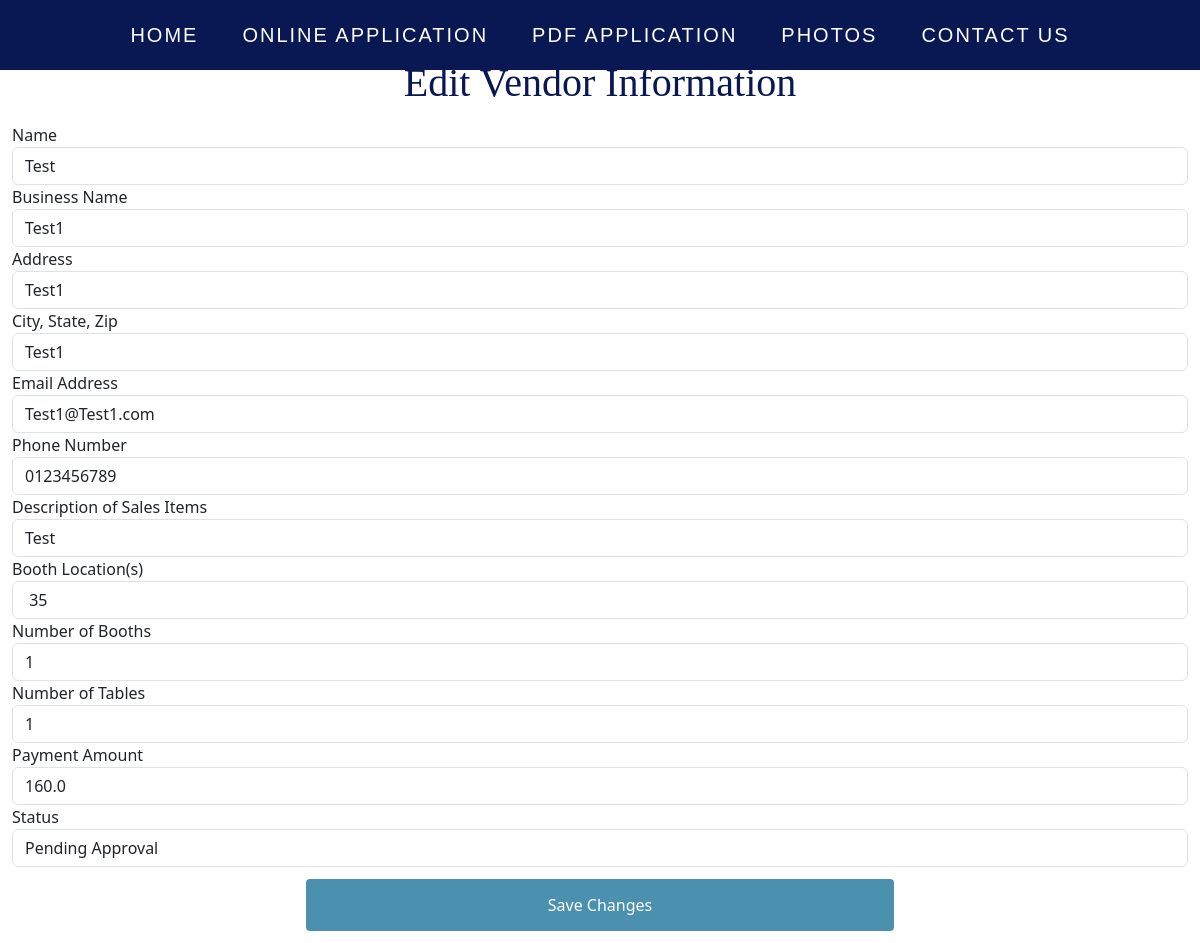
/DBEdit/1, run on an earlier commit of the app's database.
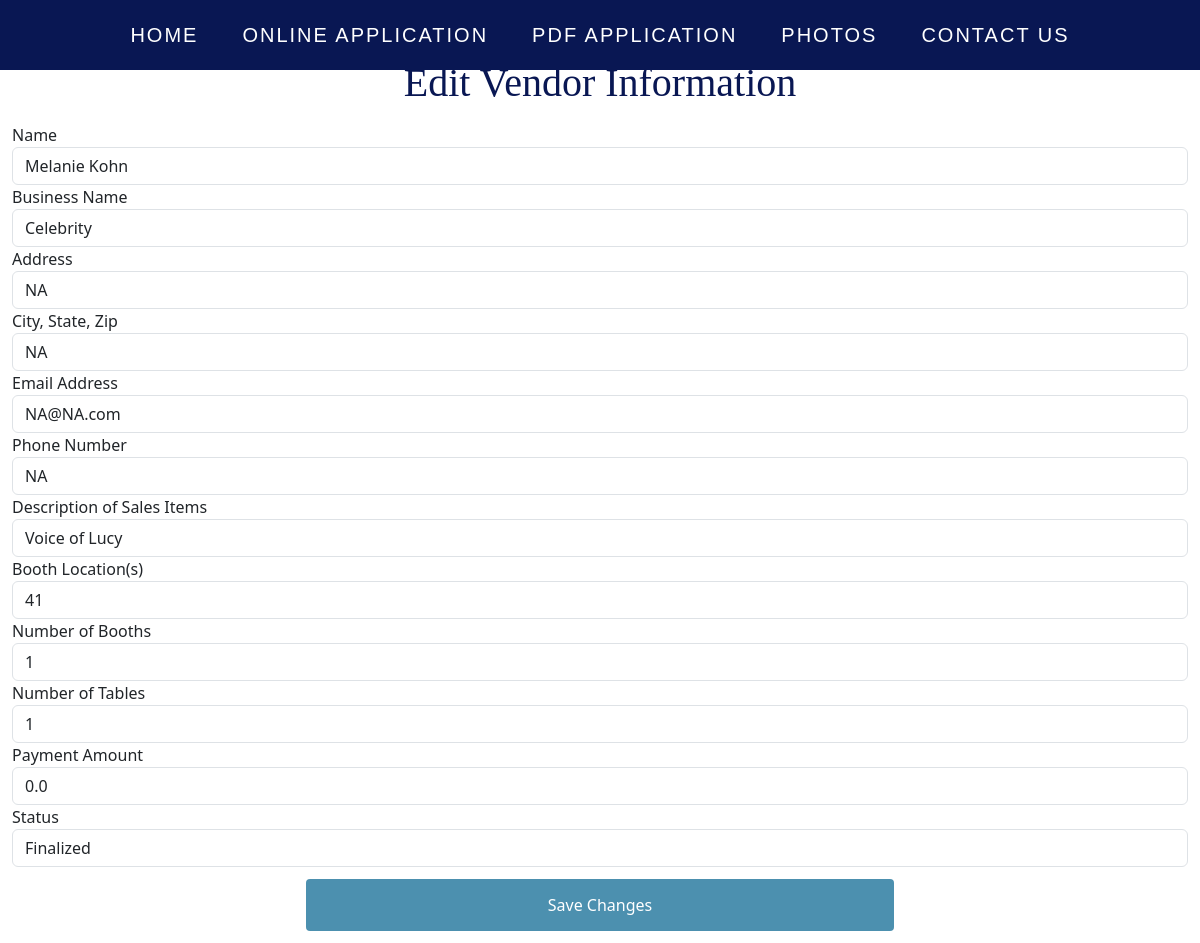
And on a later commit of the database.
### app/models.py (models this page shows, shortened)
class Vendor(db.Model):
    id = db.Column(db.Integer, primary_key=True)
    name = db.Column(db.String(50), nullable=False)
    business = db.Column(db.String(200), nullable=False)
    address = db.Column(db.String(200), nullable=False)
    citystatezip = db.Column(db.String(50), nullable=False)
    email = db.Column(db.String(120), nullable=False)
    phoneNum = db.Column(db.String(20), nullable=False)
    desc = db.Column(db.Text)
    boothNum = db.Column(db.Integer, nullable=False)
    boothLoc = db.Column(db.String, nullable=False)
    tableNum = db.Column(db.Integer)
    date = db.Column(db.DateTime(timezone=True), server_default=func.now())
    payment_deadline = db.Column(db.DateTime(timezone=True), server_default=func.now())
    payment_amount = db.Column(db.Float, nullable=False)
    status = db.Column(db.String, nullable=False)
    year = db.Column(db.Integer, nullable=False)

### app/routes.py (the view)
@app.route('/DBEdit/<int:id>', methods=['GET', 'POST'])
def DBEdit(id):
    vendor = Vendor.query.get_or_404(id)
    form = AdminEditForm(obj=vendor)
    if form.validate_on_submit():
        form.populate_obj(vendor)
        db.session.commit()
        flash('Vendor has been updated', 'success')
        return redirect(url_for('adminapp'))
    else:
        print(form.errors)
    return render_template('DBEdit.html', form=form, vendor=vendor)

### app/templates/DBEdit.html (shortened to what this page needs)
{% extends 'base.html' %}
{% block content %}
<link rel="stylesheet" href="{{url_for('static',filename='css/bootstrap.css')}}"/>
<div class="container-fluid">
    <h1 class="appTitle">Edit Vendor Information</h1>
    <div class="row mt-3">
      <div class="col-md-12">
        <form method="POST" action="/DBEdit/{{ vendor.id }}">
            <div class="form-group">
                {{form.name.label}}{{form.name(value=vendor.name,class="form-control")}}
                {{form.business.label}}{{form.business(value=vendor.business,class="form-control")}}
                {{form.address.label}}{{form.address(value=vendor.address,class="form-control")}}
                {{form.citystatezip.label}}{{form.citystatezip(value=vendor.citystatezip,class="form-control")}}
                {{form.email.label}}{{form.email(value=vendor.email,class="form-control")}}
                {{form.phoneNum.label}}{{form.phoneNum(value=vendor.phoneNum,class="form-control")}}
                {{form.desc.label}}{{form.desc(value=vendor.desc,class="form-control")}}
                {{form.boothLoc.label}}{{form.boothLoc(value=vendor.boothLoc,class="form-control")}}
                {{form.boothNum.label}}{{form.boothNum(value=vendor.boothNum,class="form-control")}}
                {{form.tableNum.label}}{{form.tableNum(value=vendor.tableNum,class="form-control")}}
                {{form.payment_amount.label}}{{form.payment_amount(value=vendor.payment_amount,class="form-control")}}
                {{form.status.label}}{{form.status(value=vendor.status,class="form-control")}}
                {{form.submit}}
              </div>
        </form>
      </div>
    </div>
  </div>
{% endblock %}

### app/templates/base.html (shortened to what this page needs)
<!doctype html>
<html lang="en">
<head>
    <link rel="stylesheet" type="text/css" href="{{ url_for ('static', filename='./index.css') }}">
</head>
    <body>
      <div class="nav-bar">
        <nav>
            <ul>
                <li><a href="{{ url_for('index') }}">Home</a></li>
                <li><a href="{{ url_for('application') }}">Online Application</a></li>
                <li><a href="./static/vendor_app/2023RWDApplication.pdf" target="blank">PDF Application</a></li>
                <li><a href="/index#FestivalPhotos">Photos</a></li>
                <li><a href="/index#footer">Contact Us</a></li>
            </ul>
        </nav>
      </div>
        {% block content %}{% endblock %}
    </body>
</html>

### app/static/index.css (style rules this page uses)
body { margin: 0; width: 100vw; height: 100vh; background-color: #b0c4de; max-width: 100%; }
h1 { margin: 16px; font-size: 64px; text-align: center; }
a { color: rgb(27, 99, 206); }
.nav-bar, h1, button { font-family:'Times New Roman', Times, serif }
.nav-bar { position: fixed; z-index: 2; width: 100%; top: 0; height: auto; padding: px 24px; }
nav ul { list-style: none; background-color: #091753; overflow: hidden; padding: 0; text-align: center; margin: 0; transition: 1s; }
nav ul li { display: inline-block; padding: 20px; }
nav ul li a { text-decoration: none; color: white; font-size: 20px; font-family: sans-serif; text-transform: uppercase; letter-spacing: 2px; }
input, select { padding: 12px 20px; border: 1px solid #ccc; border-radius: 4px; box-sizing: border-box; }
input[type=submit] { width: 50%; margin-left: 25%; margin-top: 1vw; margin-bottom: 1vw; display: block; align-self: center; background-color: #4c90af; color: white; padding: 14px 20px; border: none; border-radius: 4px; cursor: pointer; }
.appTitle { color:#091753; margin-top: 5%; }

What changed in the data, as far as the page shows it:
changed Vendor: name "Test" → "Melanie Kohn"; business "Test1" → "Celebrity"; address "Test1" → "NA"; citystatezip "Test1" → "NA"; email "Test1@Test1.com" → "NA@NA.com"; phoneNum "0123456789" → "NA"; desc "Test" → "Voice of Lucy"; boothLoc "35" → "41"; payment_amount "160.0" → "0.0"; status "Pending Approval" → "Finalized"
